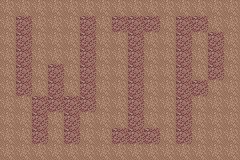

A 2D game scene composited from a Tiled map and its tileset images. What follows is a short description and the map's XML, with every tile layer's data as written:
An orthogonal 15x10 tile map with 16x16 px tiles, 1 tile layer (Tile Layer 1).

<map version="1.0" tiledversion="1.1.5" orientation="orthogonal" renderorder="right-down" width="15" height="10" tilewidth="16" tileheight="16" infinite="0" nextobjectid="1">
 <tileset firstgid="1" name="21002223" tilewidth="16" tileheight="16" tilecount="1024" columns="32">
  <image source="Tilesets/lavacave.png" trans="ffffff" width="512" height="512" />
 </tileset>
 <layer name="Tile Layer 1" width="15" height="10">
  <properties>
   <property name="Anims1" value="0x0" />
   <property name="Anims2" value="plLavaCaveAnim" />
   <property name="ChapterID" value="0x28" />
   <property name="Main" value="" />
   <property name="MapID" value="plDragonsmawMap" />
   <property name="ObjectType" value="plLavaCaveObj" />
   <property name="PaletteID" value="plLavaCavePal" />
   <property name="TileConfig" value="plLavaCaveConf" />
  </properties>
  <data>
   <tile gid="99" />
   <tile gid="99" />
   <tile gid="99" />
   <tile gid="99" />
   <tile gid="99" />
   <tile gid="99" />
   <tile gid="99" />
   <tile gid="99" />
   <tile gid="99" />
   <tile gid="99" />
   <tile gid="99" />
   <tile gid="99" />
   <tile gid="99" />
   <tile gid="99" />
   <tile gid="99" />
   <tile gid="99" />
   <tile gid="68" />
   <tile gid="99" />
   <tile gid="99" />
   <tile gid="99" />
   <tile gid="68" />
   <tile gid="99" />
   <tile gid="68" />
   <tile gid="68" />
   <tile gid="68" />
   <tile gid="99" />
   <tile gid="68" />
   <tile gid="68" />
   <tile gid="99" />
   <tile gid="99" />
   <tile gid="99" />
   <tile gid="68" />
   <tile gid="99" />
   <tile gid="99" />
   <tile gid="99" />
   <tile gid="68" />
   <tile gid="99" />
   <tile gid="99" />
   <tile gid="68" />
   <tile gid="99" />
   <tile gid="99" />
   <tile gid="68" />
   <tile gid="99" />
   <tile gid="68" />
   <tile gid="99" />
   <tile gid="99" />
   <tile gid="68" />
   <tile gid="99" />
   <tile gid="99" />
   <tile gid="99" />
   <tile gid="68" />
   <tile gid="99" />
   <tile gid="99" />
   <tile gid="68" />
   <tile gid="99" />
   <tile gid="99" />
   <tile gid="68" />
   <tile gid="99" />
   <tile gid="68" />
   <tile gid="99" />
   <tile gid="99" />
   <tile gid="68" />
   <tile gid="99" />
   <tile gid="68" />
   <tile gid="99" />
   <tile gid="68" />
   <tile gid="99" />
   <tile gid="99" />
   <tile gid="68" />
   <tile gid="99" />
   <tile gid="99" />
   <tile gid="68" />
   <tile gid="99" />
   <tile gid="68" />
   <tile gid="99" />
   <tile gid="99" />
   <tile gid="68" />
   <tile gid="99" />
   <tile gid="68" />
   <tile gid="99" />
   <tile gid="68" />
   <tile gid="99" />
   <tile gid="99" />
   <tile gid="68" />
   <tile gid="99" />
   <tile gid="99" />
   <tile gid="68" />
   <tile gid="68" />
   <tile gid="99" />
   <tile gid="99" />
   <tile gid="99" />
   <tile gid="99" />
   <tile gid="68" />
   <tile gid="68" />
   <tile gid="68" />
   <tile gid="68" />
   <tile gid="99" />
   <tile gid="99" />
   <tile gid="68" />
   <tile gid="99" />
   <tile gid="99" />
   <tile gid="68" />
   <tile gid="99" />
   <tile gid="99" />
   <tile gid="99" />
   <tile gid="99" />
   <tile gid="99" />
   <tile gid="68" />
   <tile gid="99" />
   <tile gid="68" />
   <tile gid="99" />
   <tile gid="99" />
   <tile gid="99" />
   <tile gid="68" />
   <tile gid="99" />
   <tile gid="99" />
   <tile gid="68" />
   <tile gid="99" />
   <tile gid="99" />
   <tile gid="99" />
   <tile gid="99" />
   <tile gid="99" />
   <tile gid="68" />
   <tile gid="99" />
   <tile gid="68" />
   <tile gid="99" />
   <tile gid="99" />
   <tile gid="68" />
   <tile gid="68" />
   <tile gid="68" />
   <tile gid="99" />
   <tile gid="68" />
   <tile gid="99" />
   <tile gid="99" />
   <tile gid="99" />
   <tile gid="99" />
   <tile gid="99" />
   <tile gid="99" />
   <tile gid="99" />
   <tile gid="99" />
   <tile gid="99" />
   <tile gid="99" />
   <tile gid="99" />
   <tile gid="99" />
   <tile gid="99" />
   <tile gid="99" />
   <tile gid="99" />
   <tile gid="99" />
   <tile gid="99" />
   <tile gid="99" />
  </data>
 </layer>
</map>
